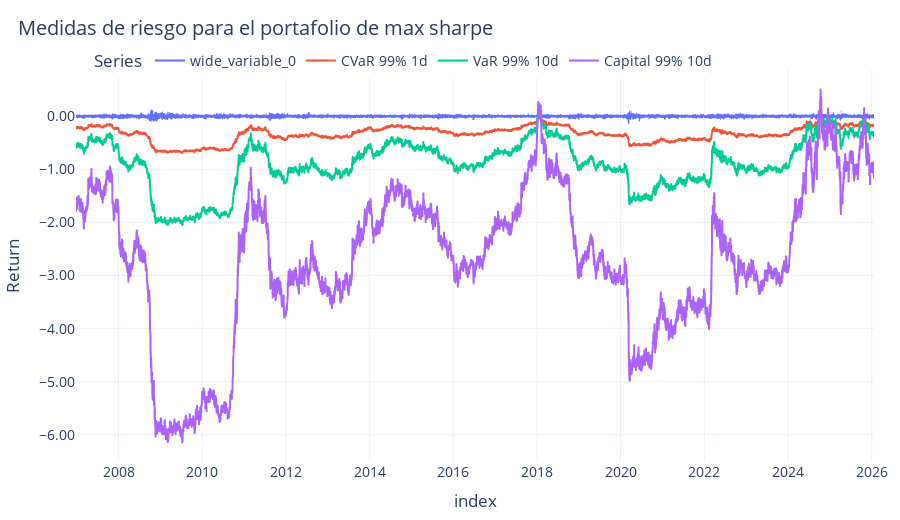

This figure's notebook cell:
### Code cell
risk_col = df_risk_maxsh.columns[1]
cvar_col = df_risk_maxsh.columns[2]
var10d_col = df_risk_maxsh.columns[3]
capital10d = df_risk_maxsh.columns[4]
tmp2 = df_risk_maxsh * -1
fig = px.line(
     tmp2,
     x=tmp2.index,
     y=[df_risk_maxsh["log_returns"], tmp2[cvar_col], tmp2[var10d_col], tmp2[capital10d]],
     labels={"value": "Return", "variable": "Series"},
     title=f"Medidas de riesgo para el portafolio de max sharpe",
)


fig.show()

### Figure 1 — Plotly figure (JSON) as saved in the notebook; plotly's stock layout.template omitted (floating-point values rounded to 4 significant figures; data arrays with more than 128 entries replaced by an {"elided": "..."} marker saying what was removed)
{"data": [{"hovertemplate": "Series=wide_variable_0<br>index=%{x}<br>Return=%{y}<extra></extra>", "legendgroup": "wide_variable_0", "line": {"color": "#636efa", "dash": "solid"}, "marker": {"symbol": "circle"}, "mode": "lines", "name": "wide_variable_0", "showlegend": true, "type": "scattergl", "x": {"elided": "4797 str values"}, "xaxis": "x", "y": {"elided": "4797 float values"}, "yaxis": "y"}, {"hovertemplate": "Series=CVaR 99% 1d<br>index=%{x}<br>Return=%{y}<extra></extra>", "legendgroup": "CVaR 99% 1d", "line": {"color": "#EF553B", "dash": "solid"}, "marker": {"symbol": "circle"}, "mode": "lines", "name": "CVaR 99% 1d", "showlegend": true, "type": "scattergl", "x": {"elided": "4797 str values"}, "xaxis": "x", "y": {"elided": "4797 float values"}, "yaxis": "y"}, {"hovertemplate": "Series=VaR 99% 10d<br>index=%{x}<br>Return=%{y}<extra></extra>", "legendgroup": "VaR 99% 10d", "line": {"color": "#00cc96", "dash": "solid"}, "marker": {"symbol": "circle"}, "mode": "lines", "name": "VaR 99% 10d", "showlegend": true, "type": "scattergl", "x": {"elided": "4797 str values"}, "xaxis": "x", "y": {"elided": "4797 float values"}, "yaxis": "y"}, {"hovertemplate": "Series=Capital 99% 10d<br>index=%{x}<br>Return=%{y}<extra></extra>", "legendgroup": "Capital 99% 10d", "line": {"color": "#ab63fa", "dash": "solid"}, "marker": {"symbol": "circle"}, "mode": "lines", "name": "Capital 99% 10d", "showlegend": true, "type": "scattergl", "x": {"elided": "4797 str values"}, "xaxis": "x", "y": {"elided": "4797 float values"}, "yaxis": "y"}], "layout": {"height": 520, "legend": {"title": {"text": "Series"}, "tracegroupgap": 0}, "title": {"text": "Medidas de riesgo para el portafolio de max sharpe"}, "xaxis": {"anchor": "y", "domain": [0, 1], "title": {"text": "index"}}, "yaxis": {"anchor": "x", "domain": [0, 1], "title": {"text": "Return"}}}}
